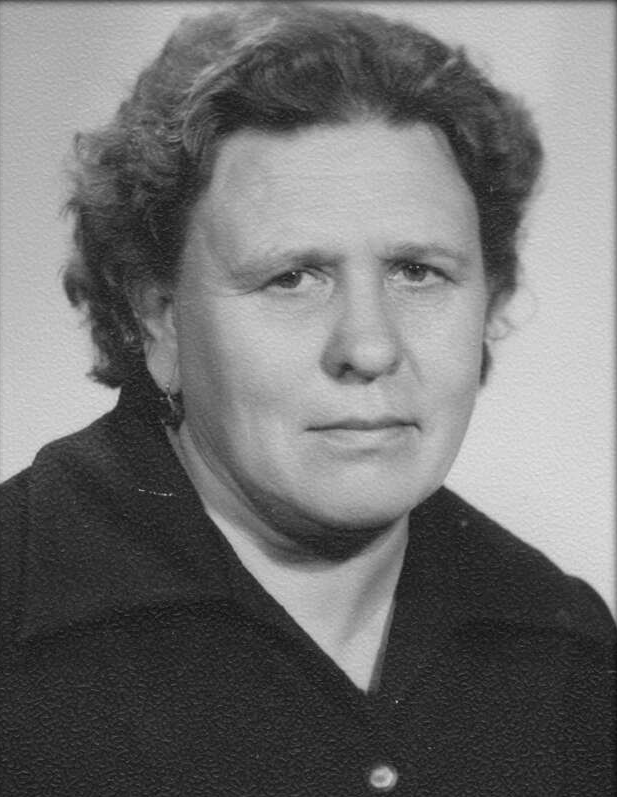
#> input picture orders/active/ORD-2026-003/source.jpg, 617 x 797 px
$ python -i export.py   (imports and definitions only)
#> lines starting #> are read from the running program, lines starting #| are printed output that depends on the picture
#> further down, picture is the input picture: PIL image 617x797 RGBA; mean R, G, B, A 114, 114, 114, 255
"""Экспорт результатов пайплайна в форматы BMP для ЧПУ станков.

Поддерживаемые форматы:
- BMP 8-bit grayscale (256 оттенков, R=G=B палитра) — ПО УМОЛЧАНИЮ для всех машин
  - SAUNO Engrave: модулирует мощность лазера по яркости (алгоритмы Р1–Р5)
  - Ударные станки: 256 уровней силы удара
- BMP 1-bit monochrome (dithered) — опционально через export_mode='1bit'
  - Jarvis: плавные переходы, лучший для CO2 (SOP 4.1)
  - Stucki: улучшенный микроконтраст, для ударной гравировки
- PNG — для предпросмотра (обратно совместимый)

Формат BMP определяется по export_mode из конфига станка (v3):
  - laser_standard: export_mode='8bit' → 8-bit grayscale
  - laser_80w: export_mode='8bit' → 8-bit grayscale (Engrave сам растрирует)
  - impact: export_mode='8bit' → 8-bit grayscale (256 уровней силы удара)
  - Любая машина: export_mode='1bit' → 1-bit BMP с дизерингом (dither_method_1bit)

DEPRECATED: dither_method → используйте export_mode + dither_method_1bit
"""

import logging
from pathlib import Path

from PIL import Image

try:
    import numpy as np
    HAS_NUMPY = True
except ImportError:
    HAS_NUMPY = False

try:
    from numba import njit
    HAS_NUMBA = True
except ImportError:
    HAS_NUMBA = False

logger = logging.getLogger(__name__)


# ---------------------------------------------------------------------------
# Numba JIT-ядро дизеринга
# ---------------------------------------------------------------------------

if HAS_NUMBA:
    @njit(cache=True)
    def _error_diffusion_dither_jit(arr_float, offsets_x, offsets_y, weights, n_weights):
        """Numba-ускоренный алгоритм дизеринга с диффузией ошибки.

        Работает in-place на arr_float (float64).
        Возвращает uint8-массив результата.
        """
        height, width = arr_float.shape
        result = np.empty((height, width), dtype=np.uint8)
        for y in range(height):
            for x in range(width):
                old_pixel = arr_float[y, x]
                new_pixel = 255.0 if old_pixel >= 128.0 else 0.0
                result[y, x] = 255 if new_pixel == 255.0 else 0
                error = old_pixel - new_pixel
                for i in range(n_weights):
                    nx = x + offsets_x[i]
                    ny = y + offsets_y[i]
                    if 0 <= nx < width and 0 <= ny < height:
                        arr_float[ny, nx] += error * weights[i]
        return result


def _uint8_to_mode1(arr: np.ndarray, size: tuple[int, int]) -> Image.Image:
    """BE-L13: Создать 1-bit изображение напрямую из uint8 массива (0/255).

    Без двойной конвертации fromarray(L).convert('1'):
    упаковываем булеву маску в packed bitmap для Pillow mode '1'.
    """
    # bool array: 255 → True (белый), 0 → False (чёрный)
    bool_arr = arr >= 128
    # PIL mode '1' ожидает packed bits: каждый байт = 8 пикселей, MSB first
    packed = np.packbits(bool_arr, axis=1)
    return Image.frombytes('1', size, packed.tobytes())


def _error_diffusion_dither(img_gray, weights) -> Image.Image:
    """Обобщённый алгоритм дизеринга с диффузией ошибки.

    При наличии Numba использует JIT-компилированную версию
    (50-200x быстрее чистого Python). Fallback на Python при отсутствии Numba.

    Args:
        img_gray: PIL.Image в режиме L
        weights: list of (dx, dy, coefficient) — матрица распределения ошибки

    Returns:
        PIL.Image: 1-bit монохромное изображение (mode '1')
    """
    if not HAS_NUMPY:
        logger.warning("error_diffusion_dither: numpy недоступен, используем пороговый дизеринг")
        return img_gray.convert('1')

    if HAS_NUMBA:
        # Numba JIT path — подготовка плоских массивов
        arr_float = np.array(img_gray, dtype=np.float64)
        n_weights = len(weights)
        offsets_x = np.array([w[0] for w in weights], dtype=np.int64)
        offsets_y = np.array([w[1] for w in weights], dtype=np.int64)
        weights_arr = np.array([w[2] for w in weights], dtype=np.float64)

        result = _error_diffusion_dither_jit(
            arr_float, offsets_x, offsets_y, weights_arr, n_weights
        )
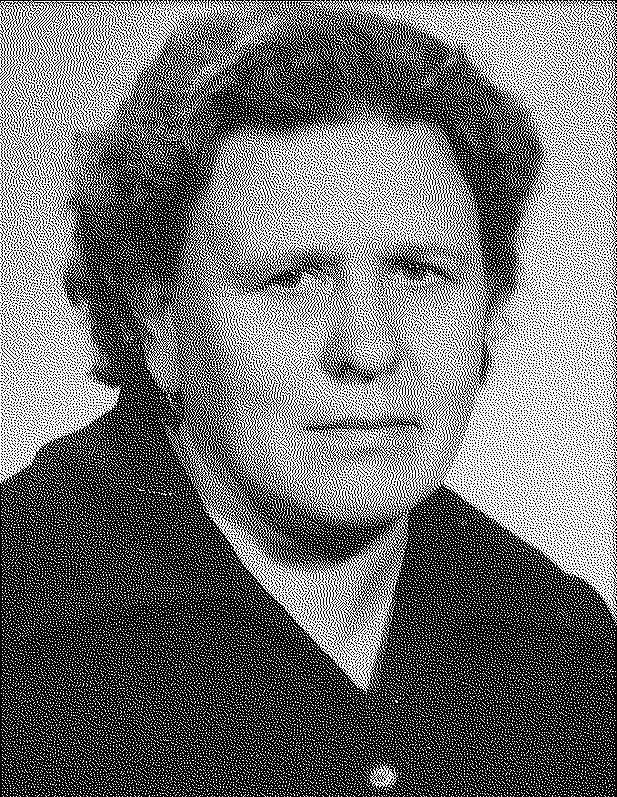
#> result: shape (797, 617); 44.7% white in thin lines or dots
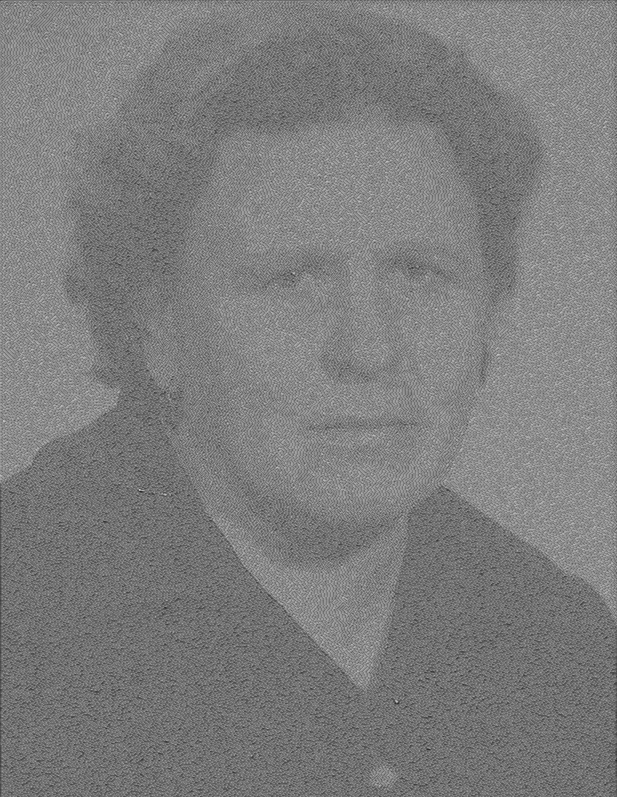
#> arr_float: shape (797, 617) float64; min 36.04, max 208.4, mean 125.6
        # BE-L13: Собираем 1-bit напрямую из uint8 (0/255) без двойной конвертации
        return _uint8_to_mode1(result, img_gray.size)
#> in _uint8_to_mode1, `bool_arr = arr >= 128`: bool_arr: shape (797, 617) bool; 44.7% white in thin lines or dots
#> in _uint8_to_mode1, `packed = np.packbits(bool_arr, axis=1)`:
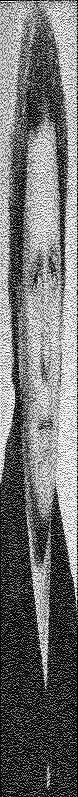
#> packed: shape (797, 78); min 0, max 255, mean 113.3

    # Python fallback — чистый Python без Numba
    arr = np.array(img_gray, dtype=np.float64)
    height, width = arr.shape
    pixel_count = height * width
    if pixel_count > 500_000:
        logger.warning(
            "Numba не установлена, дизеринг на чистом Python. "
            "Размер %dx%d (%d пикс.) — ожидайте 30-120 сек. "
            "Установите: uv sync --extra fast",
            width, height, pixel_count,
        )
    result = np.zeros((height, width), dtype=np.uint8)

    for y in range(height):
        for x in range(width):
            old_pixel = arr[y, x]
            new_pixel = 255.0 if old_pixel >= 128.0 else 0.0
            result[y, x] = 255 if new_pixel == 255.0 else 0
            error = old_pixel - new_pixel

            for dx, dy, coeff in weights:
                nx, ny = x + dx, y + dy
                if 0 <= nx < width and 0 <= ny < height:
                    arr[ny, nx] += error * coeff

    # BE-L13: Собираем 1-bit напрямую из uint8 (0/255) без двойной конвертации
    return _uint8_to_mode1(result, img_gray.size)


# [23 lines left out: function stucki_dither, not called in this run]


def jarvis_dither(img_gray) -> Image.Image:
    """Применить дизеринг Jarvis, Judice & Ninke к grayscale-изображению.

    JJN даёт максимально плавные переходы — идеален для CO2 лазеров
    на мелкозернистом граните (SOP 4.1).

    Args:
        img_gray: PIL.Image в режиме L (grayscale)

    Returns:
        PIL.Image: 1-bit монохромное изображение (mode '1')
    """
    weights = [
        # Forward row
        (1, 0, 7/48), (2, 0, 5/48),
        # Next row
        (-2, 1, 3/48), (-1, 1, 5/48), (0, 1, 7/48), (1, 1, 5/48), (2, 1, 3/48),
        # Row after next
        (-2, 2, 1/48), (-1, 2, 3/48), (0, 2, 5/48), (1, 2, 3/48), (2, 2, 1/48),
    ]
    return _error_diffusion_dither(img_gray, weights)


def _apply_dither(img_gray, method='jarvis') -> Image.Image:
    """Применить выбранный алгоритм дизеринга.

    Args:
        img_gray: PIL.Image в режиме L
        method: 'jarvis' | 'stucki' | 'floyd_steinberg' (deprecated → jarvis)

    Returns:
        PIL.Image: 1-bit изображение
    """
    if method == 'stucki':
        return stucki_dither(img_gray)
    else:
        # jarvis — default; floyd_steinberg редиректит сюда (deprecated)
        if method == 'floyd_steinberg':
            logger.info("floyd_steinberg deprecated, redirecting to jarvis")
        return jarvis_dither(img_gray)


# [45 lines left out: function save_bmp_8bit, not called in this run]


def save_bmp_1bit(img, output_path, machine_type=None, dither_method=None) -> None:
    """Сохранить изображение как 1-bit монохромный BMP с дизерингом.

    Формат: BMP, 1-bit (два цвета: чёрный и белый).
    Полутона имитируются дизерингом. Стандарт для лазерной гравировки 80W+.

    Белый = лазер включён, чёрный = лазер выключен.

    Args:
        img: PIL.Image (RGB или L)
        output_path: путь к выходному BMP-файлу
        machine_type: тип станка (для логирования)
        dither_method: 'jarvis' | 'stucki' | None (авто)
    """
    # Конвертируем в grayscale
    if img.mode == 'RGB':
        img_gray = img.convert('L')
    elif img.mode == 'RGBA':
        img_gray = img.convert('L')
    elif img.mode == '1':
        img_gray = img.convert('L')
    else:
        img_gray = img

    # Выбираем метод дизеринга
    method = dither_method or 'jarvis'

    img_dithered = _apply_dither(img_gray, method)

    # Сохраняем как 1-bit BMP
    img_dithered.save(output_path, format='BMP')

    path = Path(output_path)
#> (the run stopped early here; a loop or call above may not have finished)
